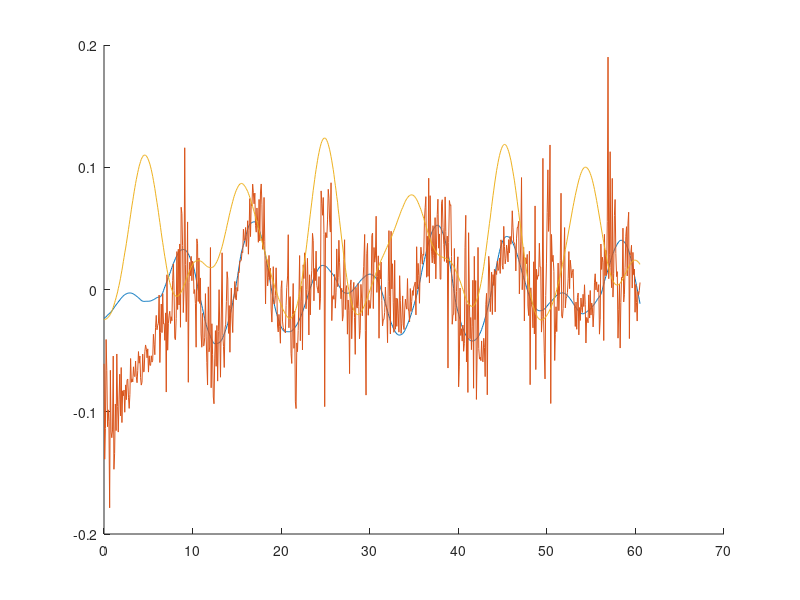

Write the MATLAB code that produced this figure. (Note: this script raises an error after producing the figure.)
clear; clc;
%v_pos_dist = importdata("log_v_pos_dist.txt");
%v_vel_dist = importdata("log_v_vel_dist.txt");
%v_vel_dist_lp = importdata("log_v_vel_dist_lp.txt");
%v_pos_dist = importdata("log_v_pos_dist_3_wave.txt");
%v_vel_dist = importdata("log_v_vel_dist_3_wave.txt");
%v_vel_dist_lp = importdata("log_v_vel_dist_lp_3_wave.txt");
%v_vel_aruco = importdata("log_v_vel_aruco_3_wave.txt");
%v_land = importdata("log_v_good_land.txt");
v_pitch = importdata("log_pitch.txt");
x = importdata("log_x.txt");
%x(:,1) = [];
%v(:,1) = [];
x(1:10,:) = [];
%v(1,:) = [];

% figure(1)
% subplot(2,3,1)
% plot(x(:,1)-5)
% hold on;
% plot(x(:,3))
% title('altitude drone')
% subplot(2,3,2)
% plot(x(:,2))
% title('velocity drone')
% subplot(2,3,3)
% plot(x(:,3))
% title('altitude ship')
% subplot(2,3,4)
% plot(x(:,4))
% title('velocity ship')
% subplot(2,3,5)
% plot(x(:,5))
% title('acceleration ship')

figure(2)
%plot(v_vel(:,5), v_vel(:,1))

%subplot(2,1,1)
hold on;
plot(v_pitch(:,5), v_pitch(:,2))
%plot(v_vel(:,5), v_vel(:,3)-pi)
plot(v_pitch(:,5), -v_pitch(:,4)- v_pitch(:,7)-0.013)
%subplot(2,1,2)
plot(v_pitch(:,5), v_pitch(:,8)/20)

% figure(3)
% plot(v_vel_dist(:,1))
% hold on;
% plot(v_vel_dist(:,2)-1.4)

% figure(4)
% plot(v_pos_dist(:,3)-5)
% hold on;
% plot(v_vel_dist(:,3)-5)
% plot(v_vel_dist_lp(:,3)-5)
% xlim([0 800])
% legend('dist pos cont', 'dist vel cont', 'dist vel cont lp')
% 
% figure(5)
% plot(v_vel_aruco(:,3)-5)
% hold on;
% plot(v_vel_aruco(:,4)-5)
% plot(v_vel_aruco(:,4)-v_vel_aruco(:,3))
% xlim([0 800])
% legend('dist aruco', 'dist ground truth', 'dist diff')
% 
% figure(6)
% plot(v_vel_aruco(:,1))
% hold on;
% plot(v_vel_aruco(:,2)-1.4)
% legend('drone pos', 'ship pos')

% figure(7)
% plot(v_vel(:,4), v_vel(:,1)-1.12-(4-1.12))
% hold on
% plot(v_vel(:,4), v_vel(:,2))

% figure(8)
% plot(v_land(:,1))
% hold on;
% plot(v_land(:,2)-6)
% legend('drone pos', 'ship pos')

%%
avg_dist_pos = mean(abs(v_pos_dist(1:800,3)-5))
avg_dist_vel = mean(abs(v_vel_dist(1:800,3)-5))
avg_dist_vel_lp = mean(abs(v_vel_dist_lp(1:800,3)-5))
std_dist_pos = std(abs(v_pos_dist(1:800,3)-5))
std_dist_vel = std(abs(v_vel_dist(1:800,3)-5))
std_dist_vel_lp = std(abs(v_vel_dist_lp(1:800,3)-5))
